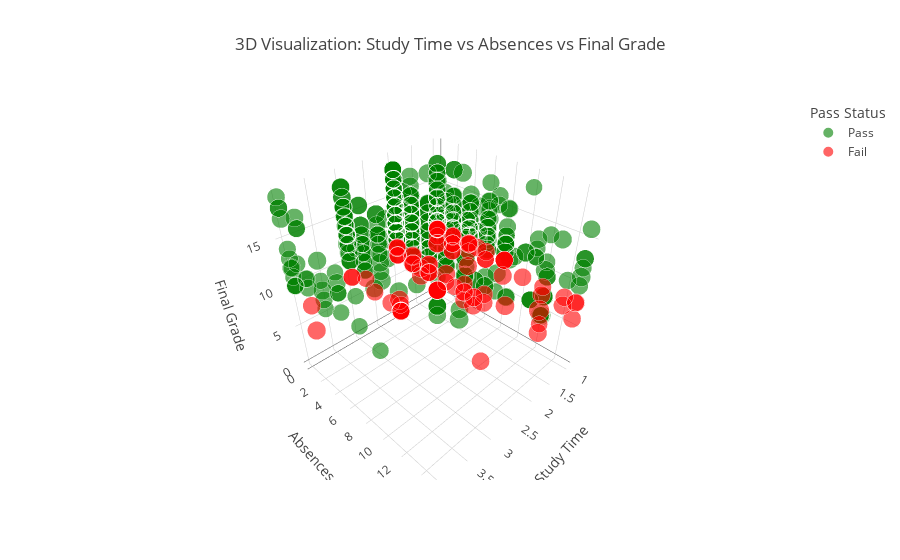

The notebook cell this image was saved under:
### Code cell
# Interactive 3D scatter plot

# Map binary to descriptive labels
df["pass_status_label"] = df["pass_binary"].map({0: "Fail", 1: "Pass"})

fig = px.scatter_3d(
    df,
    x="studytime",
    y="absences",
    z="G3",
    color="pass_status_label",  # clearer labels
    size="age",
    size_max=20,  # controls bubble scaling
    hover_data=["sex_M", "school_MS", "family_edu_avg"],
    title="3D Visualization: Study Time vs Absences vs Final Grade",
    labels={
        "studytime": "Study Time",
        "absences": "Absences",
        "G3": "Final Grade",
        "pass_status_label": "Pass Status",
    },
    color_discrete_map={"Fail": "red", "Pass": "green"},  # better colors
)

fig.update_traces(marker=dict(opacity=0.6))  # make points slightly transparent
fig.show()

### Figure 1 — Plotly figure (JSON) as saved in the notebook; plotly's stock layout.template omitted (floating-point values rounded to 4 significant figures; data arrays with more than 128 entries replaced by an {"elided": "..."} marker saying what was removed)
{"data": [{"customdata": {"elided": "549x3 mixed values"}, "hovertemplate": "Pass Status=Pass<br>Study Time=%{x}<br>Absences=%{y}<br>Final Grade=%{z}<br>age=%{marker.size}<br>sex_M=%{customdata[0]}<br>school_MS=%{customdata[1]}<br>family_edu_avg=%{customdata[2]}<extra></extra>", "legendgroup": "Pass", "marker": {"color": "green", "opacity": 0.6, "size": {"elided": "549 int values"}, "sizemode": "area", "sizeref": 0.055, "symbol": "circle"}, "mode": "markers", "name": "Pass", "scene": "scene", "showlegend": true, "type": "scatter3d", "x": {"elided": "549 int values"}, "y": {"elided": "549 int values"}, "z": {"elided": "549 int values"}}, {"customdata": {"elided": "100x3 mixed values"}, "hovertemplate": "Pass Status=Fail<br>Study Time=%{x}<br>Absences=%{y}<br>Final Grade=%{z}<br>age=%{marker.size}<br>sex_M=%{customdata[0]}<br>school_MS=%{customdata[1]}<br>family_edu_avg=%{customdata[2]}<extra></extra>", "legendgroup": "Fail", "marker": {"color": "red", "opacity": 0.6, "size": [17, 15, 15, 16, 15, 18, 15, 15, 17, 16, 18, 15, 16, 17, 17, 16, 17, 17, 17, 18, 16, 18, 18, 17, 17, 18, 22, 18, 18, 17, 17, 19, 15, 17, 15, 16, 17, 15, 15, 17, 16, 16, 15, 18, 16, 16, 15, 16, 19, 19, 16, 17, 17, 17, 18, 16, 16, 18, 16, 16, 16, 18, 16, 17, 17, 16, 17, 17, 17, 16, 18, 18, 19, 18, 16, 19, 16, 18, 18, 19, 18, 17, 17, 18, 17, 18, 18, 18, 19, 19, 18, 17, 18, 17, 19, 17, 18, 19, 18, 18], "sizemode": "area", "sizeref": 0.055, "symbol": "circle"}, "mode": "markers", "name": "Fail", "scene": "scene", "showlegend": true, "type": "scatter3d", "x": [1, 1, 3, 1, 1, 2, 1, 2, 1, 1, 1, 2, 2, 1, 2, 1, 2, 1, 3, 2, 2, 1, 1, 1, 1, 2, 1, 1, 1, 1, 3, 2, 1, 1, 1, 2, 2, 2, 2, 1, 3, 3, 2, 2, 1, 2, 1, 1, 3, 2, 2, 1, 4, 1, 2, 1, 1, 2, 2, 2, 2, 4, 2, 1, 1, 2, 1, 2, 1, 1, 1, 1, 1, 2, 1, 1, 2, 1, 2, 1, 1, 3, 2, 2, 1, 2, 2, 2, 1, 2, 2, 1, 2, 1, 2, 2, 1, 1, 1, 2], "y": [2, 4, 2, 12, 2, 10, 2, 15, 15, 15, 0, 0, 0, 8, 4, 2, 0, 10, 14, 4, 2, 14, 15, 6, 14, 15, 12, 8, 4, 8, 0, 2, 0, 0, 4, 0, 4, 7, 8, 8, 0, 3, 0, 9, 2, 0, 0, 6, 6, 12, 0, 12, 2, 0, 9, 0, 2, 8, 0, 6, 4, 2, 2, 5, 8, 2, 2, 8, 0, 0, 2, 0, 4, 9, 6, 4, 8, 0, 2, 0, 0, 5, 0, 3, 0, 3, 0, 0, 0, 0, 0, 0, 0, 4, 4, 10, 0, 0, 0, 6], "z": [7, 9, 9, 8, 9, 8, 9, 9, 6, 8, 0, 8, 1, 9, 8, 8, 8, 8, 8, 8, 9, 7, 8, 9, 8, 8, 5, 7, 6, 9, 8, 9, 9, 7, 8, 0, 9, 8, 9, 9, 8, 8, 9, 8, 8, 8, 9, 8, 9, 9, 9, 7, 9, 9, 7, 8, 7, 8, 0, 8, 8, 6, 8, 9, 9, 8, 8, 8, 0, 9, 9, 0, 9, 8, 8, 9, 7, 9, 8, 7, 0, 8, 0, 8, 9, 7, 0, 0, 0, 0, 9, 9, 0, 9, 9, 9, 0, 0, 0, 9]}], "layout": {"legend": {"itemsizing": "constant", "title": {"text": "Pass Status"}, "tracegroupgap": 0}, "scene": {"domain": {"x": [0, 1], "y": [0, 1]}, "xaxis": {"title": {"text": "Study Time"}}, "yaxis": {"title": {"text": "Absences"}}, "zaxis": {"title": {"text": "Final Grade"}}}, "title": {"text": "3D Visualization: Study Time vs Absences vs Final Grade"}}}
